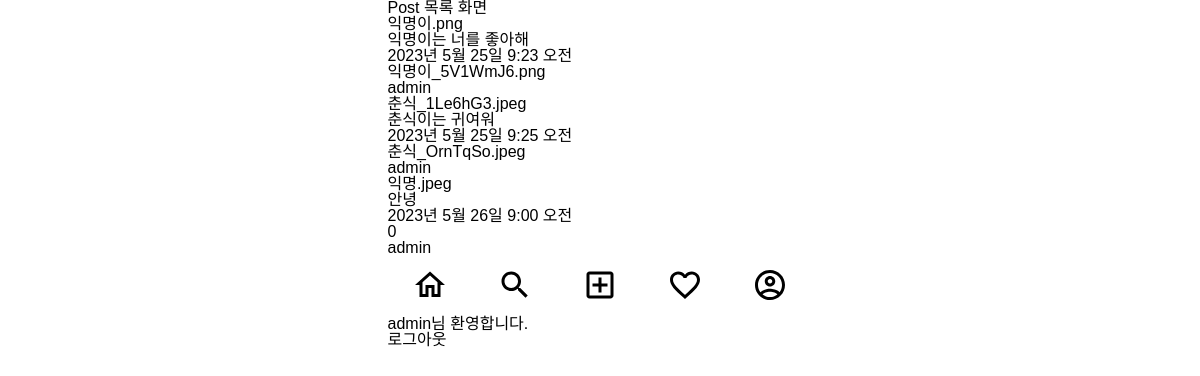
Page /posts/ (signed in) on the earlier database version.
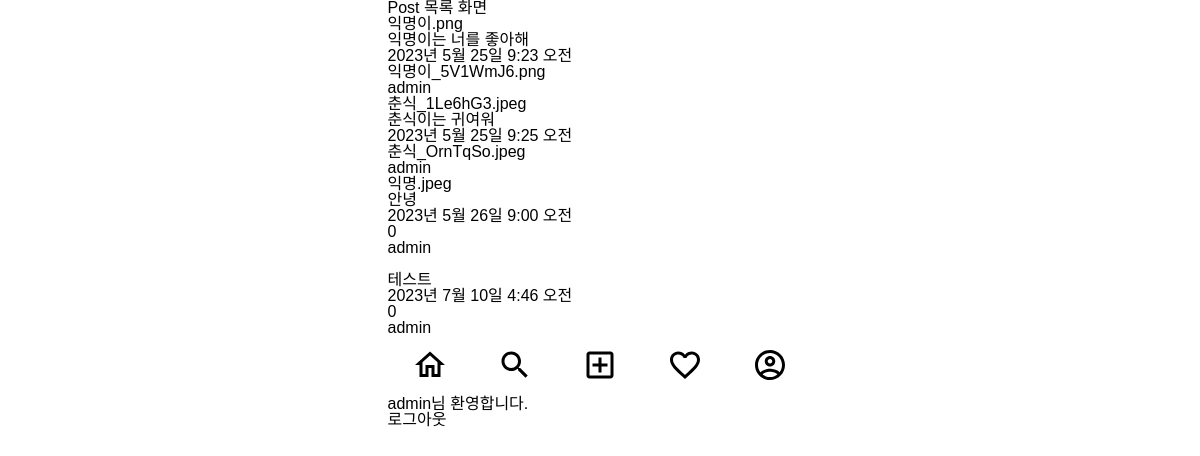
Same page on the later database version.
### posts/models.py (models this page shows)
class Post(models.Model):
    image = models.ImageField(verbose_name='이미지', null=True, blank=True)
    content = models.TextField(verbose_name='내용')
    created_at = models.DateTimeField(verbose_name='작성일', auto_now_add=True)
    view_count = models.IntegerField(verbose_name='조회수', default=0)
    writer = models.ForeignKey(to=User, on_delete=models.CASCADE, null=True, blank=True)

### users/models.py (models this page shows)
class User(AbstractUser):
    phone = models.CharField(verbose_name='전화번호', max_length=11)
    objects = UserManager()

### posts/views.py (the view)
# urls.py: path('', post_list_view, name='post-list'),
def post_list_view(request):
    post_list = Post.objects.filter(writer = request.user)
    context = {
        'post_list': post_list
    }
    return render(request, 'posts/post_list.html', context)

### templates/posts/post_list.html (shortened to what this page needs)
{% extends 'base.html' %}
{% block content %}
<h1>Post 목록 화면</h1>
{% for post in post_list %}
    <div>
        {{ post.image }}<br>
        {{ post.content }}<br>
        {{ post.created_at }}<br>
        {{ post.view_count }}<br>
        {{ post.writer }}<br>
    </div>
{% endfor %}
{% endblock %}

Differences in the rows shown:
added Post: content "테스트", created_at "2023년 7월 10일 4:46 오전", view_count "0", writer "admin"
